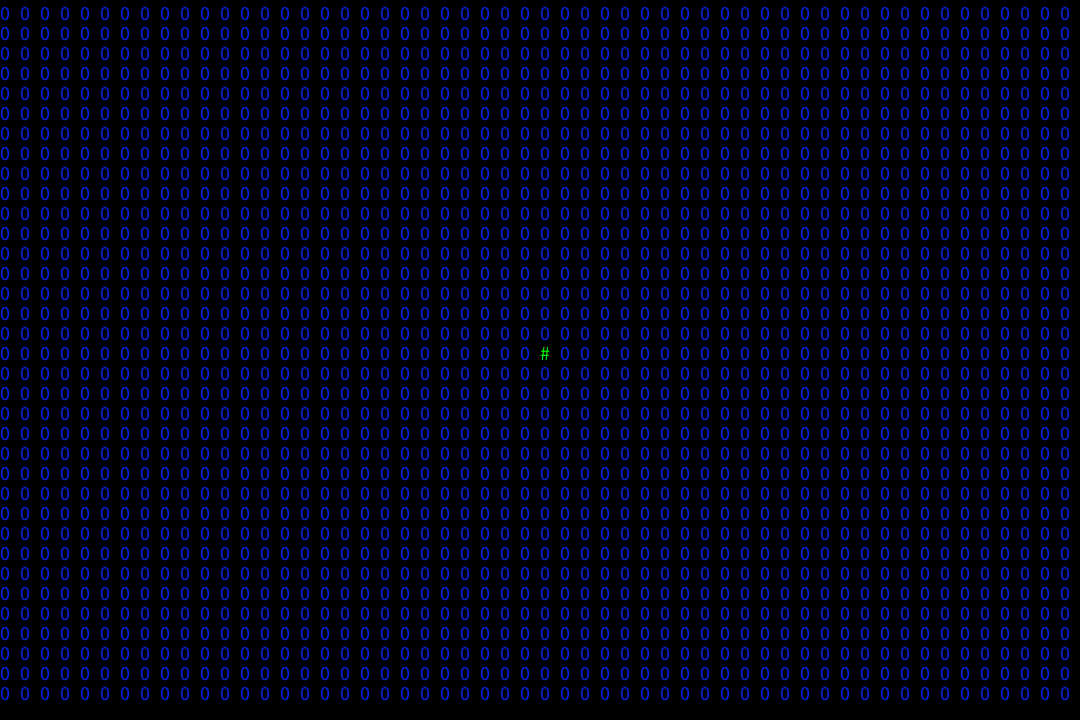
Frame 1 (no input)
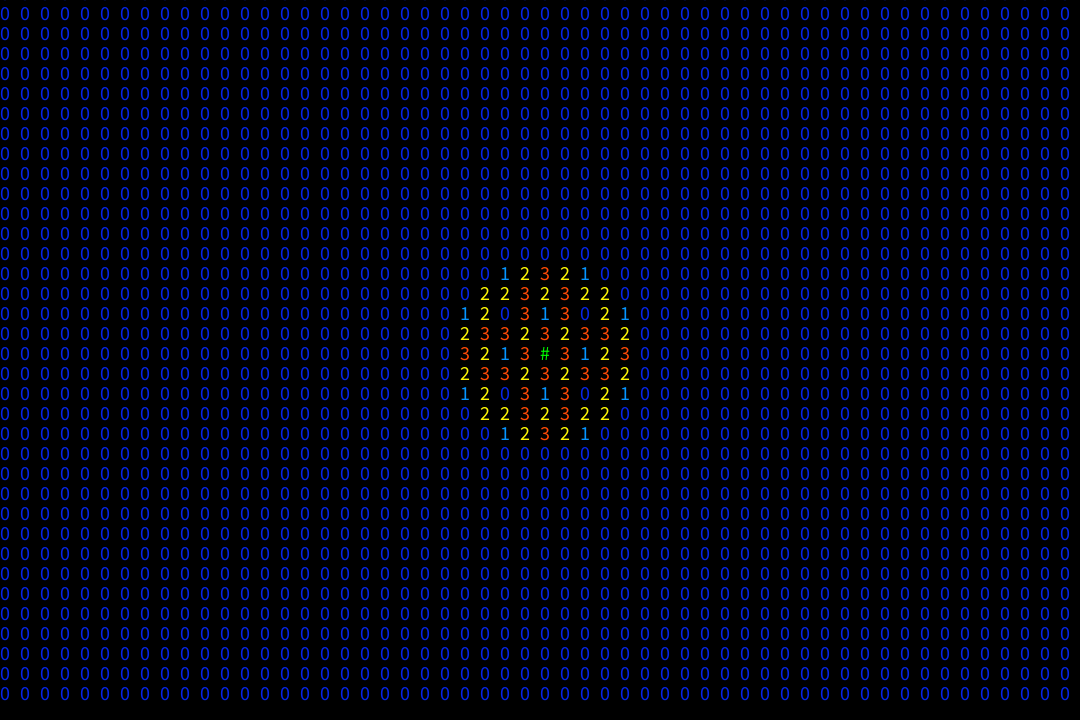
Frame 60 (the mouse pressed at the canvas centre just before this capture)
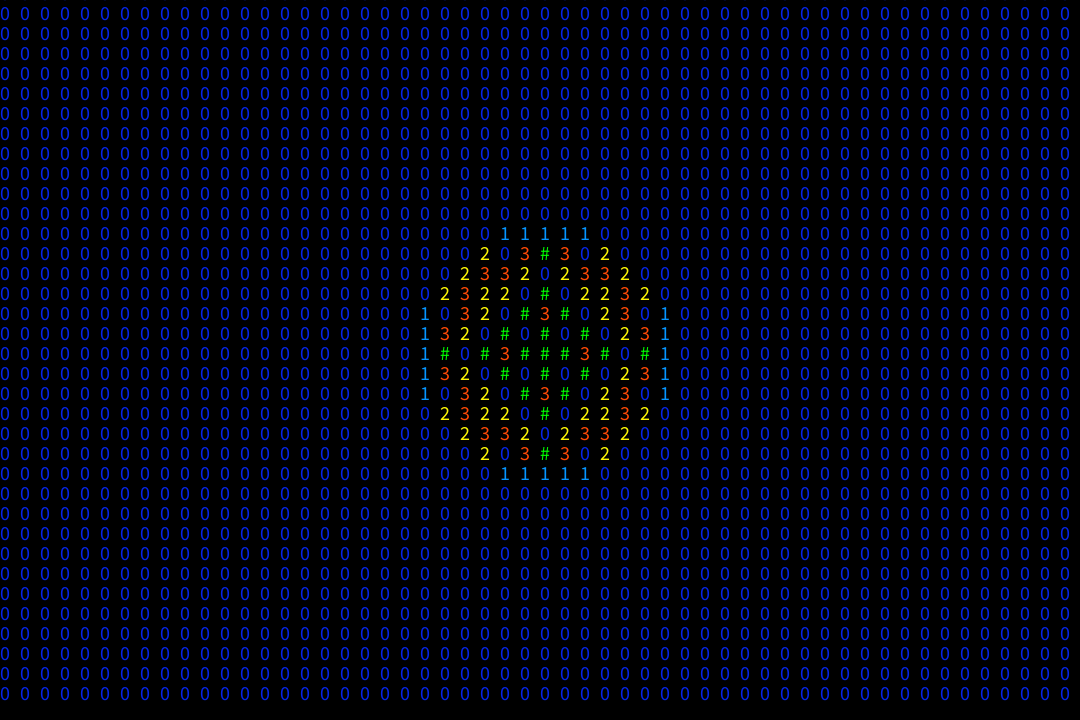
Frame 120 (the mouse held since frame 60 and released just before this capture)

The Processing sketch that drew these frames (run headless with seeded random() and noise(); from frame 60 on, the mouse is pressed at the canvas centre):

// Processing sketch: sandpilesNumber
// ── sandpilesNumber.pde
int[][] sandpiles;
int sz = 20;  //10, 20, 40
int col= 54 ;// 108, 54, 27
int row =36; // 72, 36, 18
void setup() {
  size(1080, 720);
  noStroke();
  textSize(sz);
  sandpiles = new int[col][row];
  sandpiles[col/2][row/2] = 10800;
  // two sandpiles
  //sandpiles[col/4][row/2] = 100000;
  //sandpiles[col-col/4][row/2]=100000;
}

void showIt() {
  String txtnum; // place to hold the text of the number
  for (int x =0; x<col; x++) {
    for (int y =0; y<row; y++) {
      int num = sandpiles[x][y];
      color col = color(0,255,0); // locally define col
      if (num == 0) {
        col = color(#0524E8);
      } else if (num ==1) {
        col = color(#0595FF);
      } else if (num ==2) {
        col = color(#FFF705);
      } else if (num ==3) {
        col = color(#FF4805);
      }
      fill(col);
      if (num>=4){
       txtnum= "#";
      }else{
        txtnum = str(num);
      }
      text(txtnum,x*sz,y*sz);
      //rect(x*sz, y*sz, sz, sz);
    }
  }
}

void topple() {
  int [][] nextpiles = new int[col][row];
  for (int x =1; x<col-1; x++) {
    for (int y =1; y<row-1; y++) {
      int num = sandpiles[x][y];
      if (num<4) {
        nextpiles[x][y] += sandpiles[x][y];
      }
    }
  }

  for (int x =1; x<col-1; x++) {
    for (int y =1; y<row-1; y++) {
      int num = sandpiles[x][y];
      if (num>=4) {  // pile has more than 3
        nextpiles[x][y] += sandpiles[x][y]-4;
        nextpiles[x+1][y]++;  // right
        nextpiles[x-1][y]++; // left
        nextpiles[x][y+1]++; // down
        nextpiles[x][y-1]++;// up
      }
    }
  }
  sandpiles=nextpiles;
}

void draw() {
  background(0);
  showIt();
  topple();
}
